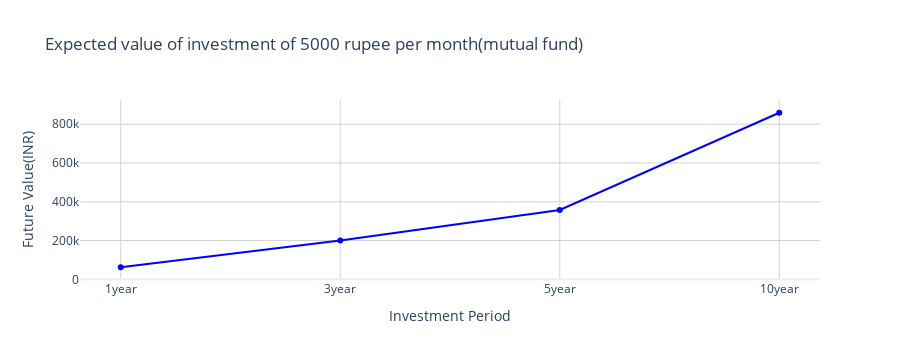

Source (notebook cell):
### Code cell
import numpy as np

monthly_investment=5000
years=[1,3,5,10]
n=12

avg_roi=expected_roi_mutual_fund.mean()/100

def future_value(p,r,n,t):
  return p*(((1+r/n)**(n*t)-1)/(r/n))*(1+r/n)

future_values=[future_value(monthly_investment,avg_roi,n,year) for year in years]

fig=go.Figure()

fig.add_trace(go.Scatter(
    x=[str(year) + "year" for year in years],
    y=future_values,
    mode='lines+markers',
    name='Future Value',
    marker=dict(color='blue'),
    line=dict(color='blue')
) )

fig.update_layout(
    title='Expected value of investment of 5000 rupee per month(mutual fund)',
    xaxis_title='Investment Period',
    yaxis_title='Future Value(INR)',
    xaxis=dict(showgrid=True,gridcolor='Lightgrey'),
    yaxis=dict(showgrid=True,gridcolor='Lightgrey'),
    template='plotly_white',
    hovermode='x'
)
fig.show()

### Figure 1 — Plotly figure (JSON) as saved in the notebook; plotly's stock layout.template omitted (floating-point values rounded to 4 significant figures)
{"data": [{"line": {"color": "blue"}, "marker": {"color": "blue"}, "mode": "lines+markers", "name": "Future Value", "type": "scatter", "x": ["1year", "3year", "5year", "10year"], "y": [62240.0, 200100.0, 357800.0, 859100.0]}], "layout": {"height": 360, "hovermode": "x", "title": {"text": "Expected value of investment of 5000 rupee per month(mutual fund)"}, "xaxis": {"autorange": true, "gridcolor": "Lightgrey", "range": [-0.1816, 3.182], "showgrid": true, "title": {"text": "Investment Period"}, "type": "category"}, "yaxis": {"autorange": true, "gridcolor": "Lightgrey", "range": [-3518.0, 924900.0], "showgrid": true, "title": {"text": "Future Value(INR)"}, "type": "linear"}}}
